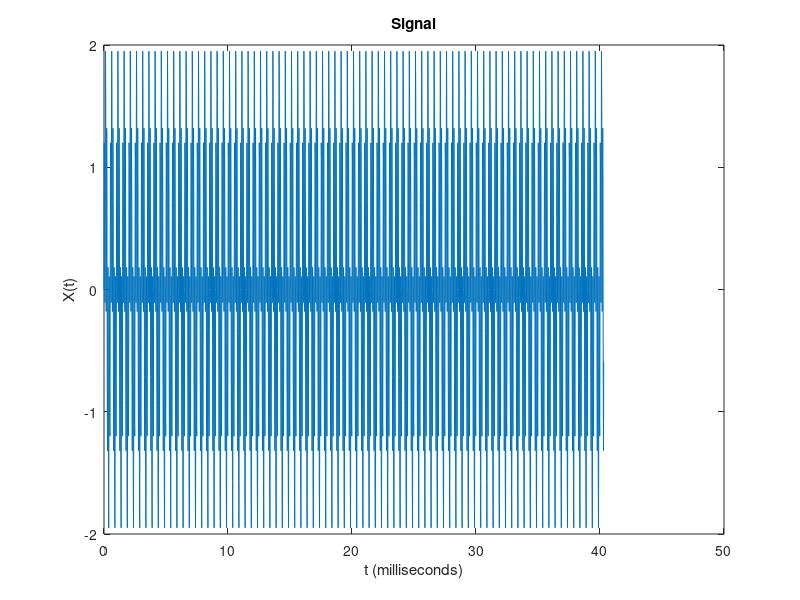
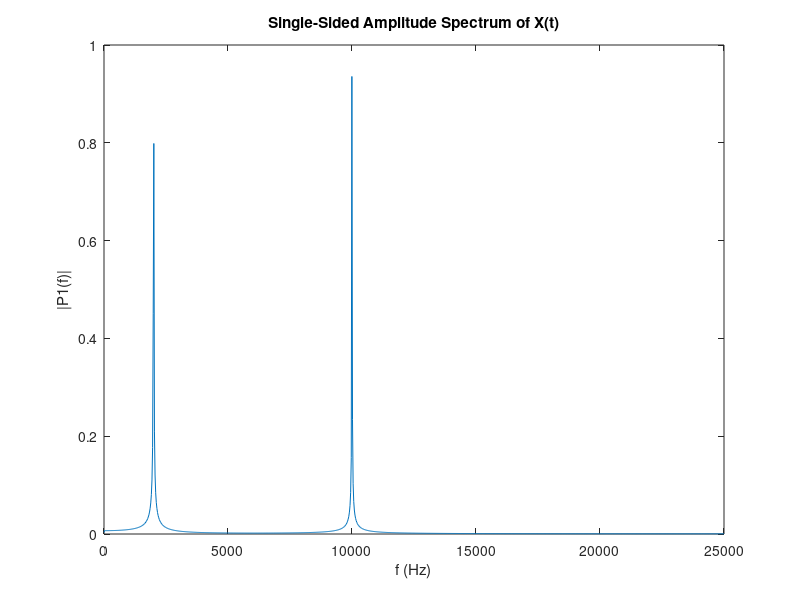

Source code (MATLAB) for these figures, in order: (Note: this script raises an error after producing the figures.)
%%
%%  Make signal for filtering
%%

Fs = 50e3;              % Sampling frequency (1MHz)
T = 1/Fs;               % Sampling period
L = 2016;               % Length of signal
t = (0:L-1)*T;          % Time vector

Fs1 = 2000;             % 2kHz
Fs2 = 10000;            % 10kHz

tic

X = sin(2*pi*Fs1*t) + sin(2*pi*Fs2*t);

figure(1);
plot(t.*1000,X);
title('Signal');
xlabel('t (milliseconds)');
ylabel('X(t)');

Y = fft(X);

P2 = abs(Y/L);
P1 = P2(1:L/2+1);
P1(2:end-1) = 2*P1(2:end-1);

f = Fs*(0:(L/2))/L;

figure(2);
plot(f,P1);
title('Single-Sided Amplitude Spectrum of X(t)');
xlabel('f (Hz)');
ylabel('|P1(f)|');

%%
%% Make filter (LP)
%%

N   = 120;
Fs  = 50e3;
Fp  = 8e3;
Ap  = 0.01;
Ast = 80;

Rp  = (10^(Ap/20) - 1)/(10^(Ap/20) + 1);
Rst = 10^(-Ast/20);

NUM = firceqrip(N,Fp/(Fs/2),[Rp Rst],'passedge');
fvtool(NUM,'Fs',Fs);

% filter signal using FILTER function provided by MATLAB

timeVal1 = toc;
Z = filter(NUM, 1, X);
timeVal2 = toc;

disp(timeVal2-timeVal1);        % print time for using embedded MATLAB function
%for filtering

figure(4);
plot(t.*1000,Z);
title('Filtered Signal');
xlabel('t (milliseconds)');
ylabel('Z(t)');

Y = fft(Z);

P2 = abs(Y/L);
P1 = P2(1:L/2+1);
P1(2:end-1) = 2*P1(2:end-1);

f = Fs*(0:(L/2))/L;

figure(5);
plot(f,P1);
title('Single-Sided Amplitude Spectrum of Z(t)');
xlabel('f (Hz)');
ylabel('|P1(f)|');

% filter signal using FFT of signal and filter coefficients

N = length(X) + length(NUM) - 1;
timeVal1 = toc;
Y = fft(X,N);
F = fft(NUM,N);
Z = Y.*F;
z = ifft(Z);
timeVal2 = toc;

disp(timeVal2-timeVal1);        % print time for using FFT filtering

P2 = abs(Z/L);
P1 = P2(1:L/2+1);
P1(2:end-1) = 2*P1(2:end-1);

f = Fs*(0:(L/2))/L;

figure(6);
plot(f,P1);
title('Single-Sided Amplitude Spectrum of Z(t) (fft)');
xlabel('f (Hz)');
ylabel('|P1(f)|');

figure(7);
plot(t.*1000, z(1:length(t)));
title('Signal after fft filtering');
xlabel('t (milliseconds)');
ylabel('z(t)');

samples_file = fopen('samples_float.bin','wb');
X_Single = single(X);
%nbytes = fprintf(samples_file, '%f\n', single(X));
fwrite(samples_file, single(X), 'single');
fclose(samples_file);

filter_file = fopen('filter_float.bin','wb');
NUM_Single = single(NUM);
%nbytes = fprintf(samples_file, '%f\n', single(NUM));
fwrite(filter_file, single(NUM), 'single');
fclose(samples_file);